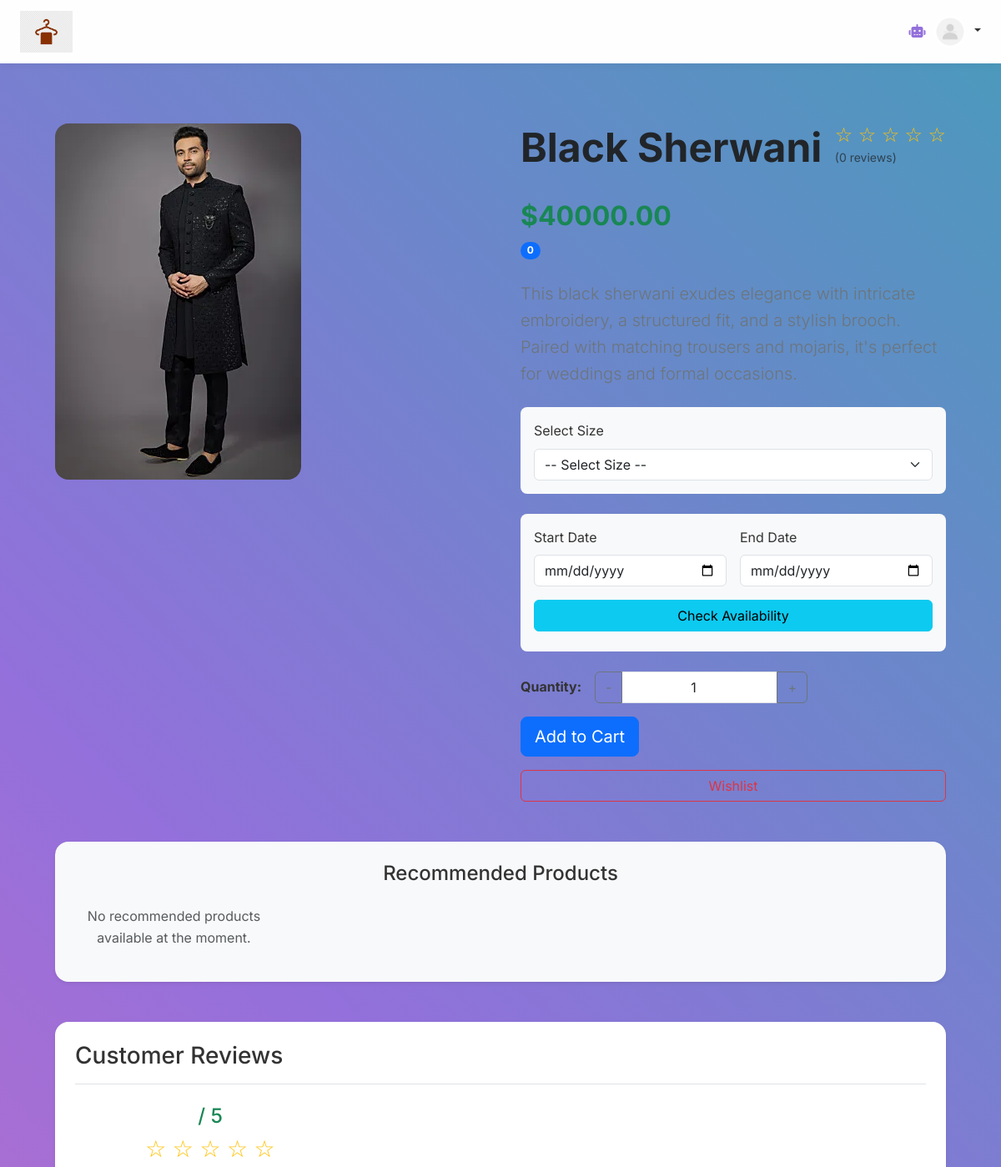
Page /product_details/3/ (upper part) on the earlier database version.
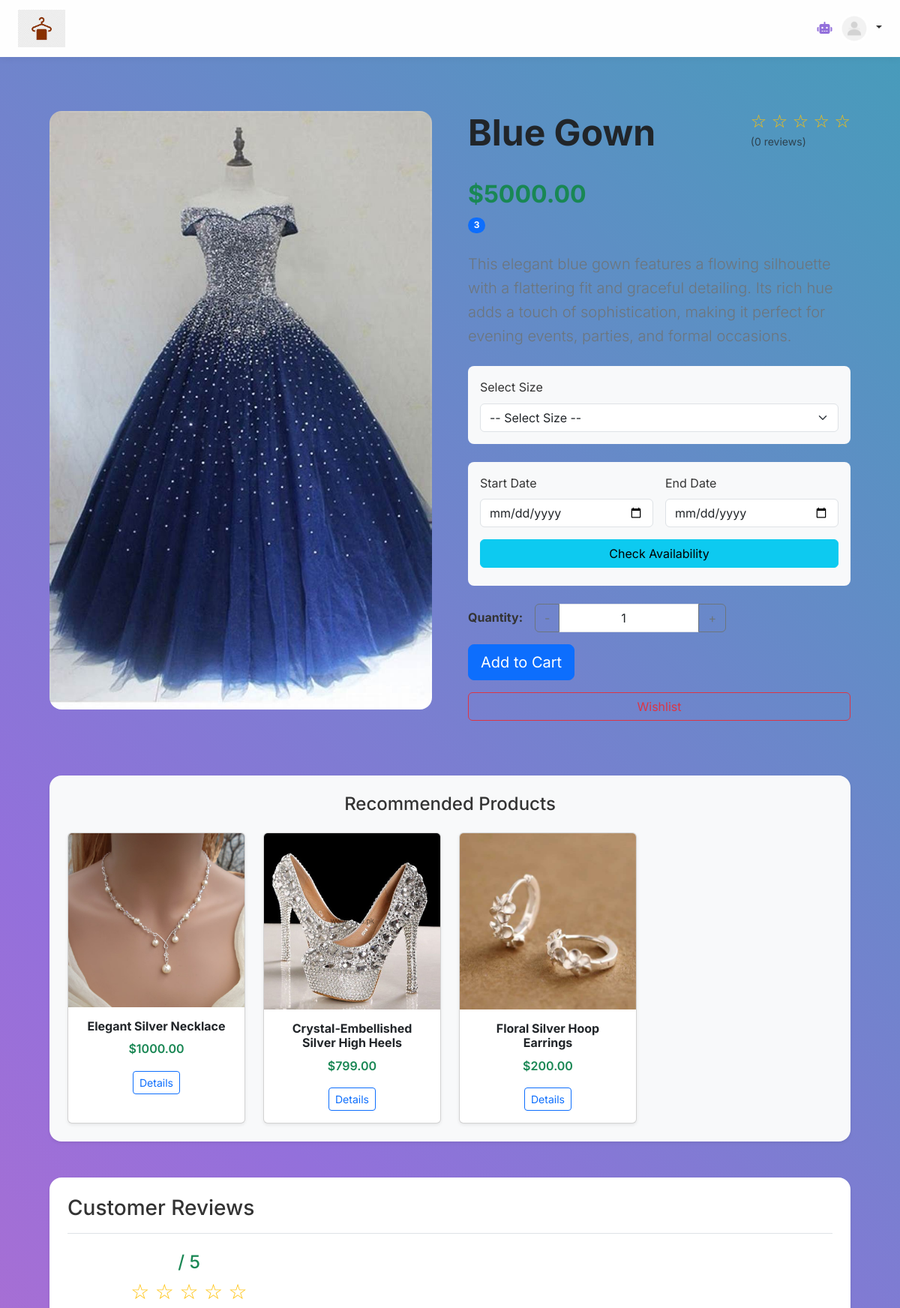
Same page on the later database version.
### WardrobeApp/models.py (models this page shows, shortened)
class Product(models.Model):
    AVAILABILITY_CHOICES = [
        (0, "Available"),
        (1, "Rented"),
        (2, "Returned"),
        (3, "Damaged"),
        (4, "Pending Approval"),
    ]
    CATEGORY_CHOICES = [
        (0, 'Clothing'), (1, 'Accessories'), (2, 'Footwear')
    ]
    SUBCATEGORY_CHOICES = [
        (0, 'Casual'), (1, 'Formal'), (2, 'Party Wear'),
        (3, 'Traditional'), (4, 'Sportswear'), (5, 'Winter Wear'),
        (6, 'Jewelry'), (7, 'Watches'), (8, 'Bags'), (9, 'Shoes')
    ]
    GENDER_CHOICES = [(0, 'Male'), (1, 'Female'), (2, 'Unisex'), (3, 'Boys'), (4, 'Girls')]
    VERIFICATION_CHOICES = [(0, 'Pending'), (1, 'Verified')]
    name = models.CharField(max_length=255)
    category = models.IntegerField(choices=CATEGORY_CHOICES, default=0)
    subcategory = models.IntegerField(choices=SUBCATEGORY_CHOICES, default=0)
    price = models.DecimalField(max_digits=10, decimal_places=2)
    description = models.TextField()
    image = models.ImageField(upload_to="product_images/", blank=True, null=True)
    availability = models.IntegerField(choices=AVAILABILITY_CHOICES, default=0)
    gender = models.IntegerField(choices=GENDER_CHOICES, default=2)
    added_by = models.ForeignKey(Employee, on_delete=models.SET_NULL, null=True, blank=True, related_name="products")
    size_stock = models.JSONField(default=dict)  # Added stock field ✅
    is_verified = models.IntegerField(choices=VERIFICATION_CHOICES, default=0)  # Admin verification ✅
    created_at = models.DateTimeField(default=timezone.now)
    def total_stock(self):
        total = 0
        for size in self.sizes.all():  # Assuming there's a reverse relationship 'sizes' for ProductSize
            total += size.stock  # Assuming 'stock' is a field in ProductSize model
        return total

class ProductSize(models.Model):
    SIZE_CHOICES = [
        ("S", "Small"),
        ("M", "Medium"),
        ("L", "Large"),
        ("XXL", "XX-Large"),
    ]
    product = models.ForeignKey(Product, on_delete=models.CASCADE, related_name="sizes")
    size = models.CharField(max_length=5, choices=SIZE_CHOICES)
    stock = models.PositiveIntegerField()

### WardrobeApp/views.py (the view)
# urls.py: path("product_details/<int:product_id>/", views.product_details, name="product_details"),
def product_details(request, product_id):
    product = get_object_or_404(Product, id=product_id)
    available_sizes = ProductSize.objects.filter(product=product, stock__gt=0)
    recommendations = ProductRecommendation.objects.filter(product=product).select_related('recommended_product')
    recommended_products = [
        rec.recommended_product
        for rec in recommendations
        if ProductSize.objects.filter(product=rec.recommended_product, stock__gt=0).exists()
    ]
    return render(request, "product_details.html", {
        "product": product,
        "available_sizes": available_sizes,
        "recommended_products": recommended_products,
    })

### WardrobeApp/templates/product_details.html (shortened to what the changed rows need)
{% extends 'baseUser.html' %}
{% block content %}
<div class="container-fluid px-4 py-5">
    <div class="row g-5">
        <div class="col-md-6">
            <div class="product-gallery position-sticky top-0">
                <div class="main-image-container mb-4">
                    <img src="{{ product.image.url }}"
                         class="img-fluid rounded-4 main-product-image"
                         alt="{{ product.name }}"
                         data-bs-toggle="modal"
                         data-bs-target="#imageZoomModal">
                </div>
            </div>
        </div>
        <div class="col-md-6">
            <div class="product-info">
                <div class="d-flex justify-content-between align-items-start mb-4">
                    <h1 class="display-5 fw-bold text-dark">{{ product.name }}</h1>
                    <div class="product-rating text-warning">
                        <span class="h4">
                            {% for i in "12345" %}
                                {% if forloop.counter <= product.average_rating|floatformat:0 %}
                                    ★
                                {% else %}
                                    ☆
                                {% endif %}
                            {% endfor %}
                        </span>
                        <p class="text-muted small">({{ product.feedback_set.count }} reviews)</p>
                    </div>
                </div>
                <div class="mb-4">
                    <h2 class="text-success fw-bold mb-2">${{ product.price|floatformat:2 }}</h2>
                    <span class="badge bg-primary rounded-pill">{{ product.total_stock }}</span>
                </div>
                <p class="lead text-secondary mb-4">{{ product.description }}</p>
                <div class="size-selection bg-light p-3 rounded-3 mb-4">
                    <label for="product_size" class="form-label">Select Size</label>
                    <select id="product_size" class="form-select">
                    </select>
                </div>
                <div class="rental-selection bg-light p-3 rounded-3 mb-4">
                    <div class="row g-3">
                    </div>
                    <button id="checkAvailabilityBtn" class="btn btn-info w-100 mt-3">Check Availability</button>
                </div>
                <div class="product-actions">
                    <div class="quantity-selector d-flex align-items-center mb-3">
                    </div>
                    <div class="d-grid gap-3">
                    </div>
                </div>
            </div>
        </div>
    </div>
    <div class="recommendations bg-light p-4 rounded-4 mt-5 shadow-sm">
        <div class="row row-cols-1 row-cols-md-4 g-4">
            {% for recommended in recommended_products %}
            <div class="col">
                <div class="card h-100 shadow-sm">
                    <img src="{{ recommended.image.url }}" class="card-img-top" alt="{{ recommended.name }}">
                    <div class="card-body text-center">
                        <h6 class="card-title fw-bold">{{ recommended.name }}</h6>
                        <p class="text-success fw-semibold">${{ recommended.price|floatformat:2 }}</p>
                        <a href="{% url 'product_details' recommended.id %}" class="btn btn-sm btn-outline-primary">
                            Details
                        </a>
                    </div>
                </div>
            </div>
            {% empty %}
            <div class="col text-center">
                <p class="text-muted">No recommended products available at the moment.</p>
            </div>
            {% endfor %}
        </div>
    </div>
    <div class="reviews-section mt-5 bg-white p-4 rounded-4 shadow-sm">
        <div class="review-stats row mb-4">
            <div class="col-md-4 text-center">
                <h4 class="text-success">{{ product.average_rating|floatformat:1 }} / 5</h4>
                <div class="text-warning h3">
                    {% for i in "12345" %}
                        {% if forloop.counter <= product.average_rating|floatformat:0 %}
                            ★
                        {% else %}
                            ☆
                        {% endif %}
                    {% endfor %}
                </div>
            </div>
        </div>
    </div>
</div>
{% endblock %}

Differences in the rows shown:
changed Product: image: a different picture; name "Black Sherwani" → "Blue Gown"; price "40000.00" → "5000.00"; total_stock "0" → "3"; description "This black sherwani exudes elegance with intricate embroidery, a structured fit, and a stylish brooch. Paired with matching trousers and mojaris, it's perfect for weddings and formal occasions." → "This elegant blue gown features a flowing silhouette with a flattering fit and graceful detailing. Its rich hue adds a touch of sophistication, making it perfect for evening events, parties, and formal occasions."
added Product: image (picture), name "Elegant Silver Necklace", price "1000.00"
added Product: image (picture), name "Crystal-Embellished Silver High Heels", price "799.00"
added Product: image (picture), name "Floral Silver Hoop Earrings", price "200.00"
Other differences:
text no longer shown: "No recommended products available at the moment."
